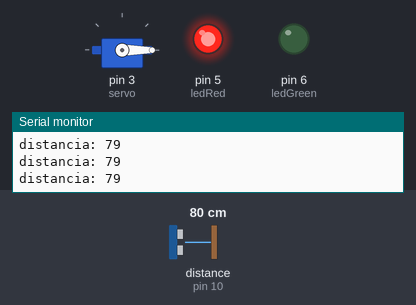
The sketch below on a simulated Arduino Uno, built with avr-gcc and run on an emulated ATmega328P. Parts: servo, output pins drawn as LEDs (lit = HIGH), the last lines printed to the serial monitor. Wiring (inferred from the names in the program): ultrasonic range finder: trigger pin 9; echo pin 10. The inputs (shaded band) are chosen by the test bench; at power-on: distance to the obstacle (sensor on pin 10) 80 cm. The echo pulse lasts 58.3 µs per cm; pins used as bus, display or sensor lines are not drawn.

Above: at 1.2 s.
1.3 s: distance to the obstacle (sensor on pin 10) set to 8 cm
2.8 s: distance to the obstacle (sensor on pin 10) set to 5 cm
At 3.9 s:
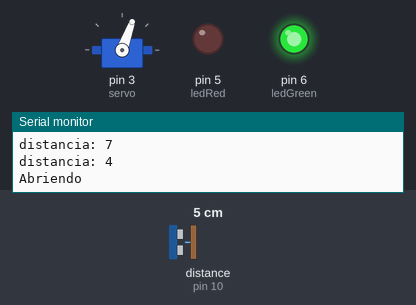
4.3 s: distance to the obstacle (sensor on pin 10) set to 9 cm
At 6.2 s:
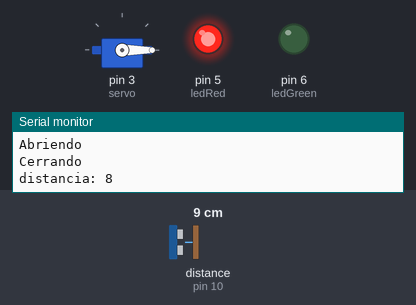
7.3 s: distance to the obstacle (sensor on pin 10) set to 2 cm
At 7.8 s:
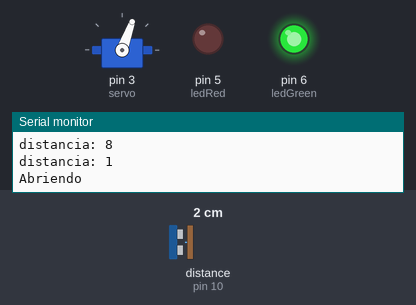
Timing chart, 0 to 9.9 s (numbered marks = the images above; inputs shaded):
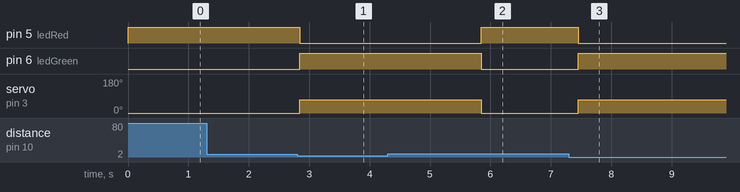

Measured:
- the behaviour switches between 7 and 6 cm on distance to the obstacle (sensor on pin 10) (found by bisection; images 0 and 1)
- after the input at 2.8 s, pin 5 (ledRed): HIGH → LOW after 0.05 s; pin 6 (ledGreen): LOW → HIGH after 0.05 s; servo on pin 3 (servo): 0° → 70° after 0.05 s
- after the input at 4.3 s, pin 5 (ledRed): goes on until 5.8 s, then stays HIGH; pin 6 (ledGreen): goes on until 5.8 s, then stays LOW; servo on pin 3 (servo): goes on until 5.8 s, then stays 0°
- after the input at 7.3 s, pin 5 (ledRed): HIGH → LOW after 0.16 s; pin 6 (ledGreen): LOW → HIGH after 0.16 s; servo on pin 3 (servo): 0° → 70° after 0.16 s

The sketch:

Servomotor.ino
```cpp
#include <Servo.h>

// Configuración de pines
const int trigPin = 9;
const int echoPin = 10;
const int ledRed = 5;
const int ledGreen = 6;
Servo servo;

// Variables
long duration;
int distance;

void setup() {
  // Inicializar pines
  pinMode(trigPin, OUTPUT);
  pinMode(echoPin, INPUT);
  pinMode(ledRed, OUTPUT);
  pinMode(ledGreen, OUTPUT);

  servo.attach(3); // Conectar el servomotor al pin digital 3
  servo.write(0);  // Inicialmente la tapa está cerrada

  // Encender LED rojo al inicio
  digitalWrite(ledRed, HIGH);
  digitalWrite(ledGreen, LOW);

  Serial.begin(9600);
}

void loop() {
  // Enviar pulso ultrasónico
  digitalWrite(trigPin, LOW);
  delayMicroseconds(2);
  digitalWrite(trigPin, HIGH);
  delayMicroseconds(10);
  digitalWrite(trigPin, LOW);

  // Leer el pulso de retorno
  duration = pulseIn(echoPin, HIGH);
  distance = duration * 0.034 / 2; // Convertir a cm
  // Mostrar el valor en el monitor serial
  Serial.print("distancia: ");
  Serial.println(distance);
  // Comportamiento
  if (distance <= 5) { // Si está a menos de 15 cm
    // Apagar LED rojo y encender LED verde
    Serial.println("Abriendo");
    digitalWrite(ledRed, LOW);
    digitalWrite(ledGreen, HIGH);

    // Abrir la tapa
    servo.write(70);
    delay(3000); // Esperar 3 segundos

    // Cerrar la tapa
    servo.write(0);

    // Cambiar LEDs de nuevo
    digitalWrite(ledRed, HIGH);
    digitalWrite(ledGreen, LOW);
    Serial.println("Cerrando");
  }
  delay(200);
}
```
